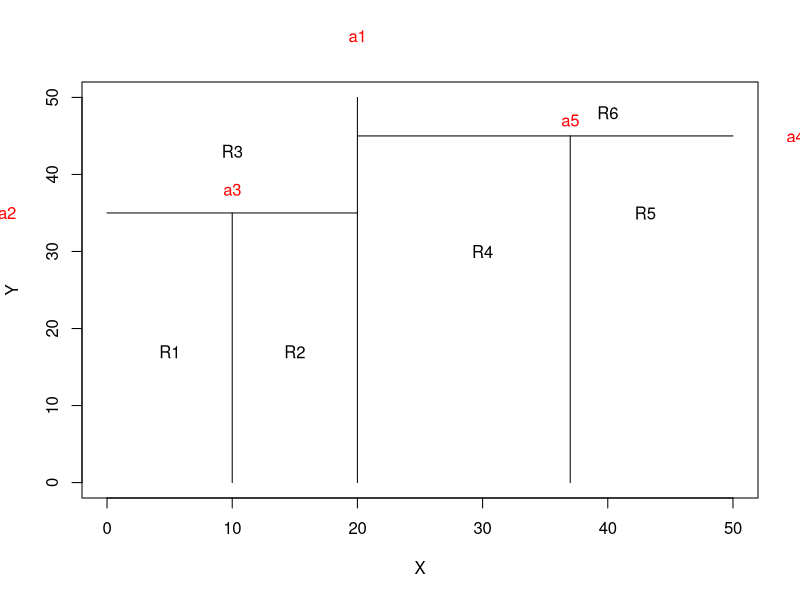
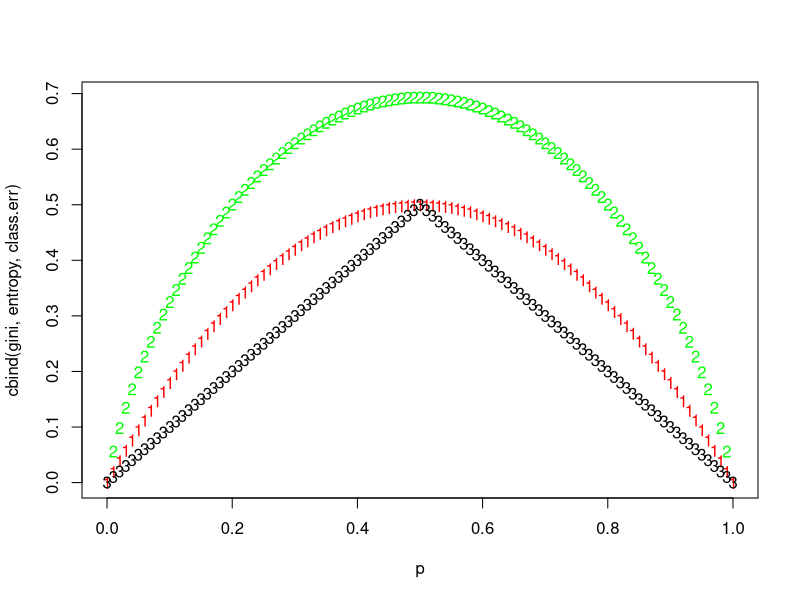

These figures' R source, in order:
## ---- chunk 1
par(xpd = NA)
plot(NA, NA, type = "n", xlim = c(0, 50), ylim = c(0, 50), xlab = "X", ylab = "Y")
# t1: x = 40; (40, 0) (40, 100)
lines(x = c(20, 20), y = c(0, 50))
text(x = 20, y = 58, labels = c("a1"), col = "red")
# t2: y = 75; (0, 75) (40, 75)
lines(x = c(0, 20), y = c(35, 35))
text(x = -8, y = 35, labels = c("a2"), col = "red")
# t3: x = 75; (75,0) (75, 100)
lines(x = c(10,10 ), y = c(0, 35))
text(x = 10, y = 38, labels = c("a3"), col = "red")
# t4: x = 20; (20,0) (20, 75)
lines(x = c(20,50), y = c(45, 45))
text(x = 55, y = 45, labels = c("a4"), col = "red")
# t5: y=25; (75,25) (100,25)
lines(x = c(37, 37), y = c(0, 45))
text(x = 37, y = 47, labels = c("a5"), col = "red")

text(x = (0+10)/2, y = 17, labels = c("R1"))
text(x = 15, y = 17, labels = c("R2"))
text(x = 10, y = 43, labels = c("R3"))
text(x = 30, y = 30, labels = c("R4"))
text(x = 43, y = 35, labels = c("R5"))
text(x = 40, y = 48, labels = c("R6"))
## ---- chunk 2
#because there are two classes, 
p = seq(0, 1, 0.01)
gini = p * (1 - p) * 2
entropy = -(p * log(p) + (1 - p) * log(1 - p))
class.err = 1 - pmax(p, 1 - p)
matplot(p, cbind(gini, entropy, class.err), col = c("red", "green", "black"))
## ---- chunk 3
a<-c(0.1, 0.15, 0.2, 0.2, 0.55, 0.6, 0.6, 0.65, 0.7, 0.75)
#the number of the probability that greater than 0.5
g<-sum(a>0.5)
l<-sum(a<0.5)
## ---- chunk 4
p<-mean(a)
